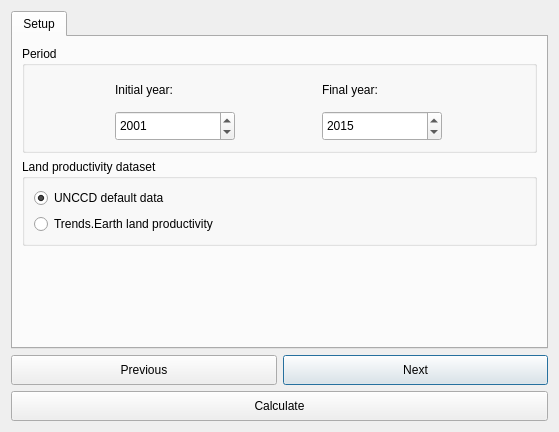
<?xml version="1.0" encoding="UTF-8"?>
<ui version="4.0">
 <class>DlgCalculateSDGOneStep</class>
 <widget class="QDialog" name="DlgCalculateSDGOneStep">
  <property name="geometry">
   <rect>
    <x>0</x>
    <y>0</y>
    <width>559</width>
    <height>432</height>
   </rect>
  </property>
  <property name="sizePolicy">
   <sizepolicy hsizetype="Fixed" vsizetype="Fixed">
    <horstretch>0</horstretch>
    <verstretch>0</verstretch>
   </sizepolicy>
  </property>
  <property name="windowTitle">
   <string>Calculate SDG 15.3.1 Indicator (one-step)</string>
  </property>
  <layout class="QVBoxLayout" name="verticalLayout">
   <item>
    <widget class="QTabWidget" name="TabBox">
     <property name="sizePolicy">
      <sizepolicy hsizetype="Minimum" vsizetype="Expanding">
       <horstretch>0</horstretch>
       <verstretch>0</verstretch>
      </sizepolicy>
     </property>
     <property name="tabShape">
      <enum>QTabWidget::Rounded</enum>
     </property>
     <property name="currentIndex">
      <number>0</number>
     </property>
     <widget class="QWidget" name="SetupTab">
      <attribute name="title">
       <string>Setup</string>
      </attribute>
      <layout class="QVBoxLayout" name="verticalLayout_2">
       <item>
        <widget class="QGroupBox" name="groupBox_period">
         <property name="sizePolicy">
          <sizepolicy hsizetype="Minimum" vsizetype="Fixed">
           <horstretch>0</horstretch>
           <verstretch>0</verstretch>
          </sizepolicy>
         </property>
         <property name="maximumSize">
          <size>
           <width>16777215</width>
           <height>16777215</height>
          </size>
         </property>
         <property name="title">
          <string>Period</string>
         </property>
         <layout class="QGridLayout" name="gridLayout_8">
          <item row="0" column="0">
           <widget class="QLabel" name="label_10">
            <property name="minimumSize">
             <size>
              <width>0</width>
              <height>30</height>
             </size>
            </property>
            <property name="font">
             <font>
              <weight>50</weight>
              <bold>false</bold>
             </font>
            </property>
            <property name="text">
             <string>Initial year:</string>
            </property>
           </widget>
          </item>
          <item row="0" column="1">
           <widget class="QLabel" name="label_3">
            <property name="minimumSize">
             <size>
              <width>0</width>
              <height>30</height>
             </size>
            </property>
            <property name="text">
             <string>Final year:</string>
            </property>
           </widget>
          </item>
          <item row="1" column="1">
           <widget class="QDateEdit" name="year_final">
            <property name="sizePolicy">
             <sizepolicy hsizetype="Minimum" vsizetype="Expanding">
              <horstretch>0</horstretch>
              <verstretch>0</verstretch>
             </sizepolicy>
            </property>
            <property name="minimumSize">
             <size>
              <width>0</width>
              <height>30</height>
             </size>
            </property>
            <property name="maximumSize">
             <size>
              <width>120</width>
              <height>35</height>
             </size>
            </property>
            <property name="date">
             <date>
              <year>2015</year>
              <month>1</month>
              <day>1</day>
             </date>
            </property>
            <property name="minimumDateTime">
             <datetime>
              <hour>0</hour>
              <minute>0</minute>
              <second>0</second>
              <year>1992</year>
              <month>1</month>
              <day>1</day>
             </datetime>
            </property>
            <property name="maximumDate">
             <date>
              <year>2030</year>
              <month>12</month>
              <day>31</day>
             </date>
            </property>
            <property name="minimumDate">
             <date>
              <year>1992</year>
              <month>1</month>
              <day>1</day>
             </date>
            </property>
            <property name="displayFormat">
             <string notr="true">yyyy</string>
            </property>
           </widget>
          </item>
          <item row="1" column="0">
           <widget class="QDateEdit" name="year_initial">
            <property name="sizePolicy">
             <sizepolicy hsizetype="Minimum" vsizetype="Minimum">
              <horstretch>0</horstretch>
              <verstretch>0</verstretch>
             </sizepolicy>
            </property>
            <property name="minimumSize">
             <size>
              <width>0</width>
              <height>30</height>
             </size>
            </property>
            <property name="maximumSize">
             <size>
              <width>120</width>
              <height>35</height>
             </size>
            </property>
            <property name="date">
             <date>
              <year>2001</year>
              <month>1</month>
              <day>1</day>
             </date>
            </property>
            <property name="maximumDate">
             <date>
              <year>2015</year>
              <month>12</month>
              <day>31</day>
             </date>
            </property>
            <property name="minimumDate">
             <date>
              <year>1992</year>
              <month>1</month>
              <day>1</day>
             </date>
            </property>
            <property name="displayFormat">
             <string notr="true">yyyy</string>
            </property>
           </widget>
          </item>
         </layout>
        </widget>
       </item>
       <item>
        <widget class="QGroupBox" name="groupBox">
         <property name="title">
          <string>Land productivity dataset</string>
         </property>
         <layout class="QGridLayout" name="gridLayout">
          <item row="0" column="0" colspan="2">
           <widget class="QRadioButton" name="radioButton_2">
            <property name="text">
             <string>UNCCD default data</string>
            </property>
            <property name="checked">
             <bool>true</bool>
            </property>
           </widget>
          </item>
          <item row="1" column="0" colspan="2">
           <widget class="QRadioButton" name="radioButton">
            <property name="text">
             <string>Trends.Earth land productivity</string>
            </property>
           </widget>
          </item>
         </layout>
        </widget>
       </item>
       <item>
        <spacer name="verticalSpacer">
         <property name="orientation">
          <enum>Qt::Vertical</enum>
         </property>
         <property name="sizeType">
          <enum>QSizePolicy::MinimumExpanding</enum>
         </property>
         <property name="sizeHint" stdset="0">
          <size>
           <width>20</width>
           <height>40</height>
          </size>
         </property>
        </spacer>
       </item>
      </layout>
     </widget>
    </widget>
   </item>
   <item>
    <layout class="QGridLayout" name="gridLayout_3">
     <item row="0" column="1">
      <widget class="QPushButton" name="button_next">
       <property name="minimumSize">
        <size>
         <width>0</width>
         <height>30</height>
        </size>
       </property>
       <property name="text">
        <string>Next</string>
       </property>
      </widget>
     </item>
     <item row="1" column="0" colspan="2">
      <widget class="QPushButton" name="button_calculate">
       <property name="minimumSize">
        <size>
         <width>0</width>
         <height>30</height>
        </size>
       </property>
       <property name="text">
        <string>Calculate</string>
       </property>
      </widget>
     </item>
     <item row="0" column="0">
      <widget class="QPushButton" name="button_prev">
       <property name="minimumSize">
        <size>
         <width>0</width>
         <height>30</height>
        </size>
       </property>
       <property name="text">
        <string>Previous</string>
       </property>
      </widget>
     </item>
    </layout>
   </item>
  </layout>
 </widget>
 <tabstops>
  <tabstop>TabBox</tabstop>
  <tabstop>button_prev</tabstop>
  <tabstop>button_next</tabstop>
  <tabstop>button_calculate</tabstop>
 </tabstops>
 <resources/>
 <connections/>
</ui>
